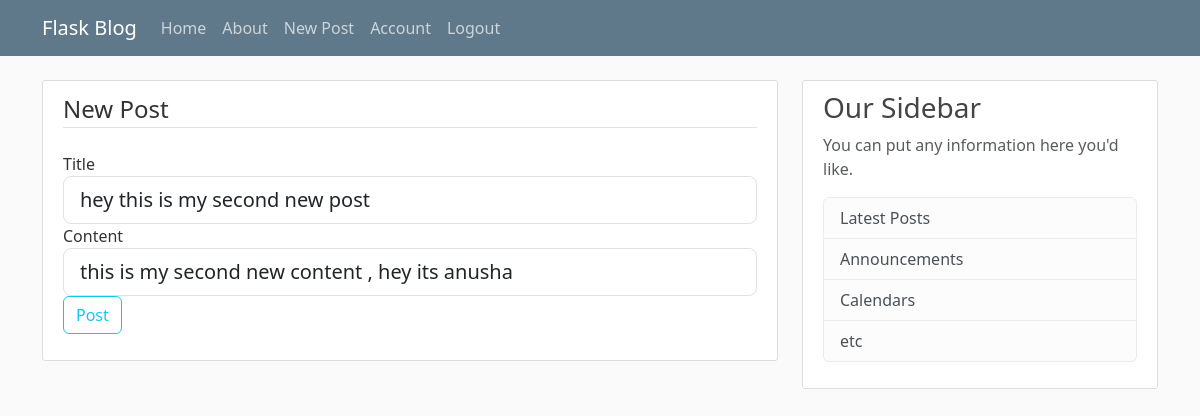
The app's page /Post/1/update (signed in) with its own data.
### flaskblog/models.py (models this page shows, shortened)
class Post(db.Model):
    id = db.Column(db.Integer , primary_key = True)
    title = db.Column(db.String(100) , nullable = False)
    date_posted = db.Column(db.DateTime , nullable = False , default = datetime.utcnow)
    content = db.Column(db.Text , nullable = False)
    user_id = db.Column(db.Integer , db.ForeignKey('user.id') , nullable = False)

### flaskblog/routes.py (the view)
@app.route( "/Post/<int:post_id>/update" , methods = ['GET' , 'POST'])
@login_required
def update_post_page(post_id):
    post = Post.query.get_or_404(post_id)
    if post.author != current_user:
        abort(403)
    form = PostForm()
    if form.validate_on_submit():
        post.title = form.title.data
        post.content = form.content.data
        db.session.commit()
        flash( 'Your post has been updated!' , 'success')
        return redirect( url_for( 'post_page' , post_id = post.id))
    elif request.method == 'GET':
        form.title.data = post.title
        form.content.data = post.content
    return render_template('create_post.html' , title = 'Update Post' , form = form)

### flaskblog/forms.py
class PostForm(FlaskForm):
    title = StringField('Title' , validators = [DataRequired()])
    content = StringField('Content' , validators=[DataRequired()])
    submit = SubmitField('Post')

### flaskblog/models.py (called while the page is built)
@Login_manager.user_loader
def load_user(user_id):
    return User.query.get(int(user_id))

### flaskblog/templates/create_post.html (shortened to what this page needs)
{% extends 'template.html' %}
{% block content %}
    <div class="content-section">
    <form method="POST" action="">
        <fieldset class="form-group">
            <legend class="border-bottom mb-4">New Post</legend>
            <div class="form-group">
                {{ form.title.label(class="form-control-label") }}
                {% if form.title.errors %}
                    {{ form.title(class="form-control form-control-lg is-invalid") }}
                    <div class="invalid-feedback">
                        {% for error in form.title.errors %}
                            <span>{{ error }}</span>
                        {% endfor %}
                    </div>
                {% else %}
                    {{ form.title(class="form-control form-control-lg") }}
                {% endif %}
            </div>
            <div class="form-group">
                {{ form.content.label(class="form-control-label") }}
                {% if form.content.errors %}
                    {{ form.content(class="form-control form-control-lg is-invalid") }}
                    <div class="invalid-feedback">
                        {% for error in form.content.errors %}
                            <span>{{ error }}</span>
                        {% endfor %}
                    </div>
                {% else %}
                    {{ form.content(class="form-control form-control-lg") }}
                {% endif %}
            </div>
        </fieldset>
        <div class="form-group">
            {{ form.submit(class="btn btn-outline-info") }}
        </div>
    </form>
</div>
{% endblock content %}

### flaskblog/static/main.css (style rules this page uses)
body { background: #fafafa; color: #333333; margin-top: 5rem; }
.content-section { background: #ffffff; padding: 10px 20px; border: 1px solid #dddddd; border-radius: 3px; margin-bottom: 20px; }

### records on screen
Post: title "hey this is my second new post", content "this is my second new content , hey its anusha"
